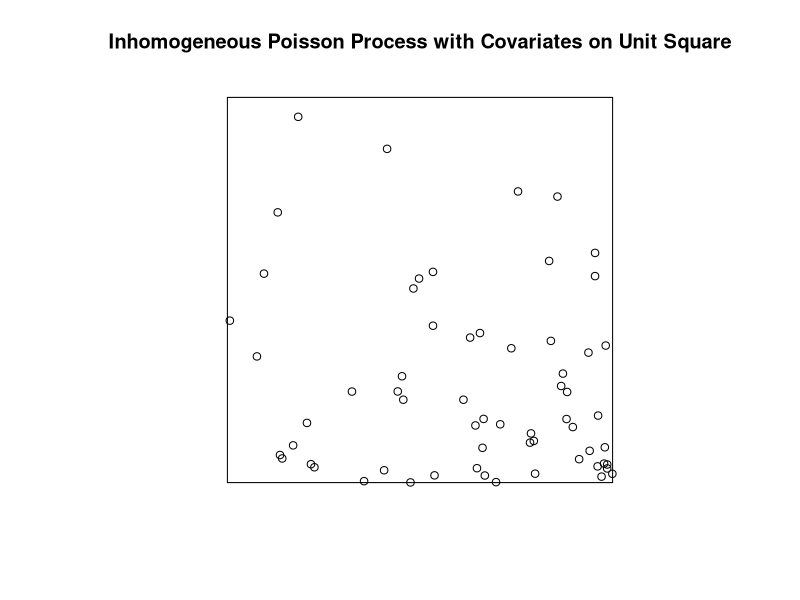

Generate this figure with R:
## ---- chunk 1
install.packages("spatstat")
library(spatstat)
## ---- chunk 2
set.seed(123)
# Define a spatial window (e.g., unit square)
win <- owin(c(0, 1), c(0, 1))

# Define covariates: x and y coordinates
cov_x <- as.im(function(x, y) x, W = win)
cov_y <- as.im(function(x, y) y, W = win)
cov_z <- as.im(function(x,y) sin(pi * x), W = win)
cov_bin <- as.im(function(x, y) ifelse(x + y > 1, 1, 0), W = win)

# Define intensity as a function of covariates (log-linear form)
lambda_fun <- function(x, y) {
 exp(4 + 2*x - 3*y)
}

# Simulate the inhomogeneous Poisson process
ppp_sim <- rpoispp(lambda = lambda_fun, win = win)

# Plot the result
plot(ppp_sim, main = "Inhomogeneous Poisson Process with Covariates on Unit Square", xlim = c(0,1), ylim = c(0,1))

df_sim <- as.data.frame(ppp_sim)
df_sim$cov_x <- cov_x[ppp_sim]
df_sim$cov_y <- cov_y[ppp_sim]
df_sim$cov_z <- cov_z[ppp_sim]
df_sim$cov_bin <- cov_bin[ppp_sim]

df_sim
